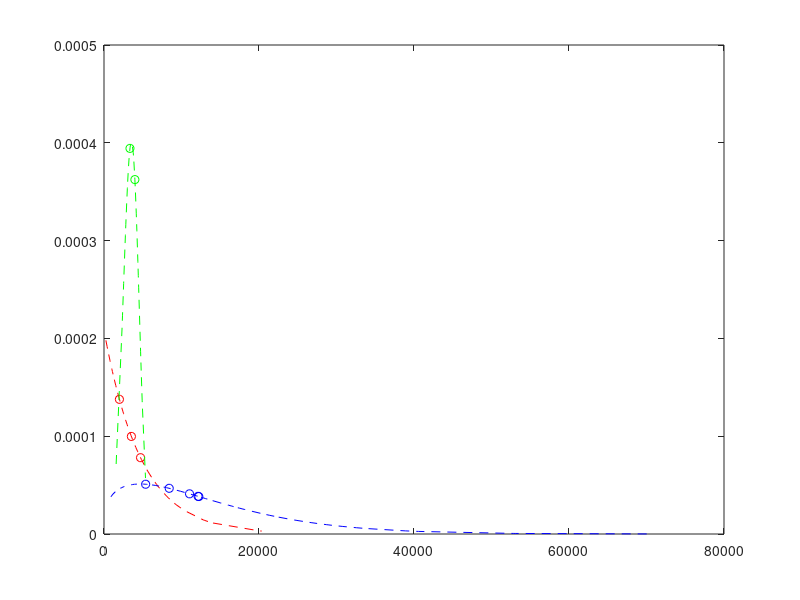

MATLAB code for this plot: (Note: this script raises an error after producing the figure.)
%% Manufacturing Simulator Input Script, V6
%  Varying Machine Fail Times
%
%  Instructions
%  ------------
%
%  Testing different machine fail times, dependent on underlying 
%  fail time probability distributions
%
%  Parts 1-3 go through both Manufacturing Simulators & Visualizations
        %  Part 2 has 10 Steps
%  Parts 4-7 go through risk evaluation of each algorithm
%
%  This script calls on the following functions:
%       FunMfgSimulator_v02.m (which in turn calls on FunMeanFilt_v02.m)
%       FunMakePlots_v02.m
%       randfixedsum.m

%% ============== Part 1: Initialization & Machining Paths ================
% Step 1: Initialization
%clearvars -except Experiment;
clear all; clc; close all

% Step 2: Defining the machining paths
%  We start by defining the setup of the manufacturing system 


%Machines that perform Class A: Drilling operations
ClassAOpMach = [1 2 3]; 
%Machines that perform Class B: Boring operations
ClassBOpMach = [4 5 6 7 8]; 
%Machines that perform Class C: Laser Engraving operations
ClassCOpMach = [9 10];

permA=perms(ClassAOpMach); permA=permA(:,1); permA=unique(permA,'rows');
permB=perms(ClassBOpMach); permB=permB(:,1:2); permB=unique(permB,'rows');
permC=perms(ClassCOpMach); permC=permC(:,1); permC=unique(permC,'rows');

indMatLen=length(permA)*length(permB)*length(permC);
indMat=ones(indMatLen,3).*repmat((1:indMatLen)',1,3);

indMat(:,1)=(rem((indMat(:,1)-1),length(permA)))+1;
indMat(:,2)=(rem((indMat(:,2)-1-indMat(:,1)+1)/length(permA),length(permB)))+1;
mMat=(indMat(:,3)-1-indMat(:,1)+1)/length(permA);
indMat(:,3)=(rem((mMat-indMat(:,2)+1)/length(permB),length(permC)))+1;

permAmat=permA(indMat(:,1));
permBmat=permB(indMat(:,2),:);
permCmat=permC(indMat(:,3));

% Due to the order of machines in a path:
AllPossiblePaths=[permAmat permBmat(:,1) permCmat permBmat(:,2)];

%Select the paths considered by simulation:
NumRows=120;
SelRows=randperm(size(AllPossiblePaths,1),NumRows);
SelUniquePaths=AllPossiblePaths(SelRows,:);

% Now we can create a Unique Paths matrix with:
UniquePaths=mat2cell(SelUniquePaths,ones(1,size(SelUniquePaths,1)),size(SelUniquePaths,2));



%% =============== Part 2: Include Fail Time Probability Distributions  ================
% Example to incorporate probability distributions of machine failure times

% Look for failure times for our 10 machines, with different sets of 
% underlying fail-time probability distributions


% =============================
% Step #1: Initializations

% Total number of available machines
NumNodes = max(horzcat(UniquePaths{:})); 

% Simulation/operation duration is 45 minutes (2700 seconds)
NumParts3=2700;  

% Added value by each 'good' machine
ProdVal3 = 2;

% Subtracted value by each 'bad' machine (post-degradation)
BadLevel3 = -3;

% Acceptable limit of product value
GoodLim=0;


% ============================
% Step #2: Each class of machines (Class A, Class B, Class C) has 
% its own life distribution, by which where the failure times come from

% Class A-operation Machine Distributions:
theta=4800;
y=floor(sort(exprnd(theta*ones(1,length(ClassAOpMach)))));
fy=(1/theta)*exp(-y./theta);
ExpShapes=20;
yShape=floor(sort(exprnd(theta*ones(1,ExpShapes*length(ClassAOpMach))))); % ceil() or floor() is optional
fyShape=(1/theta)*exp(-yShape./theta);


% Class B-operation Machine Distributions:
% 1st Weibull distribution set:
    %Shape parameter, beta, unitless:
zwblB=1.3; 
    %Scale parameter, alpha, in seconds: 
    % close def'n: at what point of time does the curve has the smallest 
    % derivative determines "spread" of the distribution
zwblA=14400; 
z=floor(sort(wblrnd(zwblA,zwblB,[1,length(ClassBOpMach)]))); 
fz=(zwblB/(zwblA^zwblB)).*(z.^(zwblB-1)).*exp(-((z./zwblA).^(zwblB)));
% For a more clear shape of the distribution:
WeibullShapes=20;
zShape=floor(sort(wblrnd(zwblA,zwblB,[1,WeibullShapes*length(ClassBOpMach)]))); 
fzShape=(zwblB/(zwblA^zwblB)).*(zShape.^(zwblB-1)).*exp(-((zShape./zwblA).^(zwblB)));

% Class C-operation Machine Distributions:
% 2nd Weibull distribution set:
%     %Shape parameter, beta, unitless:
xwblB=4; 
    %Scale parameter, alpha, in seconds: 
    % close def'n: at what point of time does the curve has the smallest 
    % derivative determines "spread" of the distribution
xwblA=3800; 
x=floor(sort(wblrnd(xwblA,xwblB,[1,length(ClassCOpMach)]))); 
fx=(xwblB/(xwblA^xwblB)).*(x.^(xwblB-1)).*exp(-((x./xwblA).^(xwblB)));
% For a more clear shape of the distribution:
% WeibullShapes=20;
xShape=floor(sort(wblrnd(xwblA,xwblB,[1,WeibullShapes*length(ClassCOpMach)]))); 
fxShape=(xwblB/(xwblA^xwblB)).*(xShape.^(xwblB-1)).*exp(-((xShape./xwblA).^(xwblB)));


% Plot of the machines by underlying distribution of fail times
figure(22); plot(y,fy,'ro',yShape,fyShape,'r--',...
    z,fz,'bo',zShape,fzShape,'b--',...
    x,fx,'go',xShape,fxShape,'g--')
hold on;
xline(NumParts3);
hold off;
legend('Class A: Exponential Machines','Exponential Shape',...
    'Class B: Weibull-1 Machines','Weibull-1 Shape',...
    'Class C: Weibull-2 Machines','Weibull-2 Shape',...
    'Simulation Cutoff','location','northeast')
title({'Visualizing the failure time distributions',...
    'for different "types" of machines'})



% ============================
% % Alternate Step #2: Use a distribution generator to get failures at different times 
% % for all N machines (nodes)
% 
% % Set A proportion of machines will have a Weibull distribution for their
% % fail times
% setA=0.41;
% 
% % Set B proportion of machines will have an Exponential distribution for their
% % fail times
% setB=0.59;
% 
% % Exponential distribution set:
%     % with known 1 failure per 4800 seconds (one hour, 20 minutes)
% theta=4800;
% y=floor(sort(exprnd(theta*ones(1,ceil(NumNodes*setB))))); % ceil() or floor() is optional
% fy=(1/theta)*exp(-y./theta);
% % For a more clear shape of the distribution:
% ExpShapes=20;
% yShape=floor(sort(exprnd(theta*ones(1,ceil(ExpShapes*NumNodes*setB))))); % ceil() or floor() is optional
% fyShape=(1/theta)*exp(-yShape./theta);


% % Weibull distribution set:
%     %Shape parameter, beta, unitless:
% zwblB=1.3; 
%     %Scale parameter, alpha, in seconds: 
%     % close def'n: at what point of time does the curve has the smallest 
%     % derivative determines "spread" of the distribution
% zwblA=14400; 
% z=floor(sort(wblrnd(zwblA,zwblB,[1,floor(NumNodes*setA)]))); 
% fz=(zwblB/(zwblA^zwblB)).*(z.^(zwblB-1)).*exp(-((z./zwblA).^(zwblB)));
% % For a more clear shape of the distribution:
% WeibullShapes=20;
% zShape=floor(sort(wblrnd(zwblA,zwblB,[1,floor(WeibullShapes*NumNodes*setA)]))); 
% fzShape=(zwblB/(zwblA^zwblB)).*(zShape.^(zwblB-1)).*exp(-((zShape./zwblA).^(zwblB)));


% % Plot of the machines by underlying distribution of fail times
% figure(22); plot(y,fy,'ro',yShape,fyShape,'r--',z,fz,'bo',zShape,fzShape,'b--')
% hold on;
% xline(NumParts3);
% hold off;
% legend('Exponential Machines','Exponential Shape','Weibull Machines','Weibull Shape','Simulation Cutoff','location','northeast')
% title({'Visualizing the failure time distributions','for different "types" of machines'})


% ============================
% Step #3: Not all machines start as brand new machines; some may have been used before
% y has fail times for Exponential Machines
% z has fail times for Weibull Machines
% Let us assume all the Weibull Machines have already been used for 4000 time units:
yUsedShift=200;
zUsedShift=4000;
xUsedShift=400;

y=y-yUsedShift;
z=z-zUsedShift;
x=x-xUsedShift;
allTimesTemp=[y z x];
allTimesTemp(allTimesTemp<1)=randi(200,size(allTimesTemp(allTimesTemp<0)));

y=allTimesTemp(1:length(y));
z=allTimesTemp(1+length(y):length(y)+length(z));
x=allTimesTemp(1+length(y)+length(z):end);


% ============================
% Step #4: If some fail times are outside simulation/operation duration
% (consider 45 minutes or 2700 seconds), drop them

% Vector of all machine failure times, regardless of distribution

AllMachineFailTimes=[y,z,x]; %Order of Class A, Class B, Class C !!!!!!!!!!!!!!!!!!!!!!!!!!
%AllMachineFailTimes=sort([y,z,x]);


% Dropping fail times that do not fall within simulation
DegradeStart3=AllMachineFailTimes(AllMachineFailTimes<=NumParts3);

%Store fail times that happen after the simulation
DegaradePostSim=AllMachineFailTimes(AllMachineFailTimes>NumParts3);



% ============================
% Step #5: Define Set of Bad Machines. 
% Each column is a machine that has gone bad and its 
% degradation start time 
%BadSet3 = sort(randperm(NumNodes,length(DegradeStart3)));
BadSet3 = find(ismember(AllMachineFailTimes,DegradeStart3));
MachineFailureTimes=[BadSet3;DegradeStart3];

% Also defining the set of Machines that didn't go bad during the
% simulated duration of operation
PostSimFailSet=1:length(AllMachineFailTimes);
PostSimFailSet(BadSet3)=[];
MachinePostSimFailTimes=[PostSimFailSet;DegaradePostSim];



% ============================
% Step #6: Differentiate machines based on their distributions (class with
% exponential distribution, class with weibull distribution, and so on)

MachinesFailsInSeq=[sortrows(MachineFailureTimes',2)', sortrows(MachinePostSimFailTimes',2)'];

% Class A: Exponential Machines
ClassAidxFailSeq=ismember(MachinesFailsInSeq(2,:),y);
ClassAMachinesAndFailTimes=[sortrows(MachinesFailsInSeq(:,ClassAidxFailSeq)',1)';ClassAOpMach]; %Last row provides us with original machine ID #s
ClassAidx=zeros(1,NumNodes);
ClassAidx(MachinesFailsInSeq(1,ClassAidxFailSeq))=1;

% Class B: Weibull Type-1 Machines
ClassBidxFailSeq=ismember(MachinesFailsInSeq(2,:),z);
ClassBMachinesAndFailTimes=[sortrows(MachinesFailsInSeq(:,ClassBidxFailSeq)',1)';ClassBOpMach]; %Last row provides us with original machine ID #s
ClassBidx=zeros(1,NumNodes);
ClassBidx(MachinesFailsInSeq(1,ClassBidxFailSeq))=1;

% Class C: Weibull Type-2 Machines
ClassCidxFailSeq=ismember(MachinesFailsInSeq(2,:),x);
ClassCMachinesAndFailTimes=[sortrows(MachinesFailsInSeq(:,ClassCidxFailSeq)',1)';ClassCOpMach]; %Last row provides us with original machine ID #s
ClassCidx=zeros(1,NumNodes);
ClassCidx(MachinesFailsInSeq(1,ClassCidxFailSeq))=1;


% ============================
% Step #7: FMEA-Derived Values for Occurrence, or likelihood of a failure mode:

% h(t) or the hazard function
% Integral of h(t) (cumulative hazard function)
% a(t) or the proportion of hazard function per failure mode
% Beta, the conditional probability that a failure mode will 
            % actually cost that much given the failure mode occurs



tiempo=1:NumParts3;

% Find an instantaneous time-dependent failure 
% each class of machines each have an instantaneous component
% failure rate, e.g. hY(t) and hZ(t), respectively

% Class A-operation Machine, Exponential instantaneous failure rate:
hY=(1/theta).*ones(1,length(tiempo+yUsedShift));
% Class B-operation Machine, Weibull-1 instantaneous failure rate:
hZ=(zwblB/zwblA)*(((tiempo+zUsedShift)./zwblA).^(zwblB-1)); 
% Class C-operation Machine, Weibull-2 instantaneous failure rate:
hX=(xwblB/xwblA)*(((tiempo+xUsedShift)./xwblA).^(xwblB-1)); 


%
% Machines in different sets/classes have different failure rates (known as the hazard 
% function), but different failure modes contribute to it. At any moment, 
% different failure modes make up different ratios of the hazard function.

% Class A-operation Machines (Exponential distribution):
numFailModesClassAy=1;
aY= ones(numFailModesClassAy,length(tiempo));

% Class B-operation Machines (Weibull-1 distribution):
numFailModesClassBz=3;
minaZ=0;
maxaZ=1;
aZ=randfixedsum(numFailModesClassBz,length(tiempo),1,minaZ,maxaZ); %Using a function from Mathworks File Exchange


% Class C-operation Machines (Weibull-2 distribution):
numFailModesClassCx=2;
minaX=0;
maxaX=1;
aX=randfixedsum(numFailModesClassCx,length(tiempo),1,minaX,maxaX); %Using a function from Mathworks File Exchange


% % For machines in Set A (Weibull distribution):
% numFailModesClassBz=3;
% minaZ=0;
% maxaZ=1;
% aZ=randfixedsum(numFailModesClassBz,length(tiempo),1,minaZ,maxaZ); %Using a function from Mathworks File Exchange

% % Likewise for machines in Set B (Exponential distribution):
% numFailModesClassAy=1;
% aY= ones(numFailModesClassAy,length(tiempo));


figure(23);
plot(tiempo,hY,'r--','DisplayName','Class A Machines - Exponential Hazard Function')
ylabel('Instantaneous Failure Rate & Their Ratios');
xlabel('Time');
hold on;
plot(tiempo,hZ,'b--','DisplayName','Class B Machines - Weibull-1 Hazard Function')
hold on;
plot(tiempo,hX,'g--','DisplayName','Class C Machines - Weibull-2 Hazard Function')


for jj=1:numFailModesClassAy
    clr2=jj/numFailModesClassAy;
    plot(tiempo,aY(jj).*hY,'LineStyle',':','Color',[clr2 0 0],'DisplayName',strcat('Class A - Exponential Ratio ', num2str(jj)));
end

for ii=1:numFailModesClassBz
    clr1=ii/numFailModesClassBz;
    plot(tiempo,aZ(ii,:).*hZ,'LineStyle',':','Color',[0 0 clr1],'DisplayName',strcat('Class B - Weibull-1 Ratio ', num2str(ii)));
%     get(legend(gca),); % get legend from current axes.
%    legend(strcat('Weibull Ratio', num2str(ii)))
end

for kk=1:numFailModesClassCx
    clr3=kk/numFailModesClassCx;
    plot(tiempo,aX(kk).*hX,'LineStyle',':','Color',[0 clr3 0],'DisplayName',strcat('Class C - Weibull-2 Ratio ', num2str(kk)));
end


legend('location','east')

hold off



% Beta represents the conditional probability that a failure will result in 
    % identified severities, given that the failure mode actually occurs
BetaY=unifrnd(.5,1,[numFailModesClassAy,1]);
BetaZ=unifrnd(.75,1,[numFailModesClassBz,1]);
BetaX=unifrnd(.6,1,[numFailModesClassCx,1]);
figure(24);
hold on
for jj=1:numFailModesClassAy
    clr2=jj/numFailModesClassAy;
    plot(tiempo,BetaY(jj).*ones(1,length(tiempo)),'LineStyle',':','Color',[clr2 0 0],'DisplayName', ...
        strcat('Beta parameter for Class A - Exponential Failure Mode: ', num2str(jj)));
end
for ii=1:numFailModesClassBz
    clr1=ii/numFailModesClassBz;
    plot(tiempo,BetaZ(ii).*ones(1,length(tiempo)),'LineStyle','-','Color',[0 0 clr1],'DisplayName', ...
        strcat('Beta parameter for Class B - Weibull-1  Failure Mode: ', num2str(ii)));
end
for kk=1:numFailModesClassCx
    clr3=kk/numFailModesClassCx;
    plot(tiempo,BetaX(kk).*ones(1,length(tiempo)),'LineStyle','--','Color',[0 clr3 0],'DisplayName', ...
        strcat('Beta parameter for Class C - Weibull-2 Failure Mode: ', num2str(kk)));
end

legend('location','east')
hold off



tiempoAy=1:NumParts3+yUsedShift;
hYTot=(1/theta).*ones(1,length(tiempoAy));
hYinteg=cumtrapz(hYTot);
hYinteg=hYinteg(yUsedShift+1:NumParts3+yUsedShift);

tiempoBz=1:NumParts3+zUsedShift;
hZTot=(zwblB/zwblA)*(((tiempoBz)./zwblA).^(zwblB-1));
hZinteg=cumtrapz(hZTot);
hZinteg=hZinteg(zUsedShift+1:NumParts3+zUsedShift);

tiempoCx=1:NumParts3+xUsedShift;
hXTot=(xwblB/xwblA)*(((tiempoCx)./xwblA).^(xwblB-1));
hXinteg=cumtrapz(hXTot);
hXinteg=hXinteg(xUsedShift+1:NumParts3+xUsedShift);


% tiempoAy=1:NumParts3+yUsedShift;
% hYTot=(1/theta).*ones(1,length(tiempoAy));
% hYinteg=cumtrapz(hYTot);
% hYinteg=hYinteg(yUsedShift+1:NumParts3+yUsedShift);
% 
% tiempoBz=1:NumParts3+zUsedShift;
% hZTot=(zwblB/zwblA)*(((tiempoBz)./zwblA).^(zwblB-1));
% hZinteg=cumtrapz(hZTot);
% hZinteg=hZinteg(zUsedShift+1:NumParts3+zUsedShift);


figure(25);
plot(tiempo,hYinteg,'r--','DisplayName','Cumulative Class A - Exponential Hazard Function')
title('Instantaneous Failure Rate & Their Ratios');
xlabel('Time');
hold on;
plot(tiempo,hZinteg,'b--','DisplayName','Cumulative Class B - Weibull-1 Hazard Function')
hold on;
plot(tiempo,hXinteg,'b--','DisplayName','Cumulative Class C - Weibull-2 Hazard Function')

hold off;
legend('location','northeast')




% ============================
% Step #8: FMEA-Derived Values for Severity, also known as Costs:


% SEVERITY - Costs of each failure mode may in the future be 
% further divided between: 
    %(cost of failed component) + (cost of down-the-line consequences of failed
    %component) + (cost of down-the-line consequences of the failure mode)

CostsAy=unifrnd(50,200,[numFailModesClassAy,1]); %Class A, Exponential Machines, 1 failure mode
CostsBz=unifrnd(150,600,[numFailModesClassBz,1]); %Class B, Weibull-1 Machines, 3 failure modes
CostsCx=unifrnd(10,100,[numFailModesClassCx,1]); %Class C, Weibull-2 Machines, 2 failure modes

figure(26);
title('Severity');
hold on
for jj=1:numFailModesClassAy
    clr2=jj/numFailModesClassAy;
    plot(tiempo,CostsAy(jj).*ones(1,length(tiempo)),'LineStyle',':','Color',[clr2 0 0],'DisplayName', ...
        strcat('Costs for Class A, Exponential Machine Failure Mode: ', num2str(jj)));
end

for ii=1:numFailModesClassBz
    clr1=ii/numFailModesClassBz;
    plot(tiempo,CostsBz(ii).*ones(1,length(tiempo)),'LineStyle','-','Color',[0 0 clr1],'DisplayName', ...
        strcat('Costs for Class B, Weibull-1 Machine Failure Mode: ', num2str(ii)));
end

for kk=1:numFailModesClassCx
    clr3=kk/numFailModesClassCx;
    plot(tiempo,CostsCx(kk).*ones(1,length(tiempo)),'LineStyle','--','Color',[0 clr3 0],'DisplayName', ...
        strcat('Costs for Class C, Weibull-2 Machine Failure Mode: ', num2str(kk)));
end
legend('location','east')
hold off



% ============================
% Step #9: Calculating Occurrence:

figure(27);
title('Occurrence, as Criticality(Cm)');
hold on
BetaYFun=BetaY.*ones(numFailModesClassAy,length(tiempo)); %1 by 2700
BetaZFun=BetaZ.*ones(numFailModesClassBz,length(tiempo)); %3 by 2700
BetaXFun=BetaX.*ones(numFailModesClassCx,length(tiempo)); %2 by 2700

hYintegFun=repmat(hYinteg,numFailModesClassAy,1);
hZintegFun=repmat(hZinteg,numFailModesClassBz,1);
hXintegFun=repmat(hXinteg,numFailModesClassCx,1);

CriticalityAy = BetaYFun.*aY.*hYintegFun;%Failure Mode Criticalities for Class A, Exponential Machines
CriticalityBz = BetaZFun.*aZ.*hZintegFun;%Failure Mode Criticalities for Class B, Weibull-1 Machines
CriticalityCx = BetaXFun.*aX.*hXintegFun;%Failure Mode Criticalities for Class C, Weibull-2 Machines

for jj=1:numFailModesClassAy
    clr2=jj/numFailModesClassAy;
    plot(tiempo,CriticalityAy(jj,:),'LineStyle',':','Color',[clr2 0 0],'DisplayName', ...
        strcat('Criticality for Class A, Exponential Machine Failure Mode: ', num2str(jj)));
end
for ii=1:numFailModesClassBz
    clr1=ii/numFailModesClassBz;
    plot(tiempo,CriticalityBz(ii,:),'LineStyle','-','Color',[0 0 clr1],'DisplayName', ...
        strcat('Criticality for Class B, Weibull-1 Machine Failure Mode: ', num2str(ii)));
end
for kk=1:numFailModesClassCx
    clr3=kk/numFailModesClassCx;
    plot(tiempo,CriticalityCx(kk,:),'LineStyle','--','Color',[0 clr3 0],'DisplayName', ...
        strcat('Criticality for Class C, Weibull-2 Machine Failure Mode: ', num2str(kk)));
end
legend('location','east')
hold off




% ============================
% Step #10: Calculating Risks:


figure(28);
title('Failre Mode Risks = Severity * Occurrence');
hold on
CostAyFun=CostsAy.*ones(numFailModesClassAy,length(tiempo));
CostBzFun=CostsBz.*ones(numFailModesClassBz,length(tiempo));
CostCxFun=CostsCx.*ones(numFailModesClassCx,length(tiempo));


%Risk of failure modes of a Class A, Exponential Machine
RiskAyFun = CostAyFun.*CriticalityAy;
%Risk of failure modes of a Class B, Weibull-1 Machine
RiskBzFun = CostBzFun.*CriticalityBz;
%Risk of failure modes of a Class C, Weibull-2 Machine
RiskCxFun = CostCxFun.*CriticalityCx;

for jj=1:numFailModesClassAy
    clr2=jj/numFailModesClassAy;
    plot(tiempo,RiskAyFun(jj,:),'LineStyle',':','Color',[clr2 0 0],'DisplayName', ...
        strcat('Inherent Risk for Class A, Exponential Machine Failure Mode: ', num2str(jj)));
end
for ii=1:numFailModesClassBz
    clr1=ii/numFailModesClassBz;
    plot(tiempo,RiskBzFun(ii,:),'LineStyle','-','Color',[0 0 clr1],'DisplayName', ...
        strcat('Inherent Risk for Class B, Weibull-1 Machine Failure Mode: ', num2str(ii)));
end
for kk=1:numFailModesClassCx
    clr3=kk/numFailModesClassCx;
    plot(tiempo,RiskCxFun(kk,:),'LineStyle','--','Color',[0 clr3 0],'DisplayName', ...
        strcat('Inherent Risk for Class C, Weibull-2 Machine Failure Mode: ', num2str(kk)));
end

legend('location','east')
hold off



ComponentRiskAy=sum(RiskAyFun,1);
ComponentRiskBz=sum(RiskBzFun,1);
ComponentRiskCx=sum(RiskCxFun,1);

figure(29);
plot(tiempo,ComponentRiskAy,'LineStyle',':','Color',[1 0 0],'DisplayName', ...
        'Inherent Risk for Class A, Exponential Machines (sum of failure modes)');
title('Inherent Component (Machine) Risk');
hold on;
plot(tiempo,ComponentRiskBz,'LineStyle','-','Color',[0 0 1],'DisplayName', ...
    'Inherent Risk for Class B, Weibull-1 Machines (sum of failure modes)');
hold on;
plot(tiempo,ComponentRiskCx,'LineStyle','--','Color',[0 1 0],'DisplayName', ...
    'Inherent Risk for Class C, Weibull-2 Machines (sum of failure modes)');
legend('location','east')
hold off


figure(30);
SystemRisk=sum(ClassAidx)*ComponentRiskAy + sum(ClassBidx)*ComponentRiskBz + +sum(ClassCidx)*ComponentRiskCx;
plot(tiempo,SystemRisk,'k--');
hold on;
title('Total System Risk (all the machines)');
%legend('location','east')
NodePresence=nan(1,NumNodes);
for ii=1:NumNodes
    NodePresence(1,ii)=length(find(horzcat(UniquePaths{:})==ii));
end
NodePresencePreNorm=NodePresence/max(NodePresence);
NodePresenceNorm=NodePresencePreNorm + (1-mean(NodePresencePreNorm));
%NodePresenceNorm=(NodePresence-min(NodePresence))/(max(NodePresence)-min(NodePresence))

WeightedSystemRisk=sum(NodePresenceNorm.*ClassAidx)*ComponentRiskAy + ...
    sum(NodePresenceNorm.*ClassBidx)*ComponentRiskBz + sum(NodePresenceNorm.*ClassCidx)*ComponentRiskCx;
plot(tiempo,WeightedSystemRisk,'LineStyle',':','Color',[0.25 0.25 0.25]);
legend('System (Scenario) Risk','Weighted System Risk','location','northwest');
hold off;




PathsMap = zeros(length(UniquePaths),NumNodes); 
for upi = 1:length(UniquePaths)
    PathsMap(upi,UniquePaths{upi}) = 1; 
end
PathRisk=zeros(length(UniquePaths),length(SystemRisk));



for kk=1:length(UniquePaths)
    PathSetAy=sum(PathsMap(kk,:).*ClassAidx);
    PathSetBz=sum(PathsMap(kk,:).*ClassBidx);
    PathSetCx=sum(PathsMap(kk,:).*ClassCidx);
    PathRisk(kk,:)=PathSetAy*ComponentRiskAy+PathSetBz*ComponentRiskBz +PathSetCx*ComponentRiskCx ;
end
PathNames = {};


figure(31);
%xline(NumParts3);
hold on
for ppi = 1:length(UniquePaths) %for each of the unique paths 
    plot(tiempo,PathRisk(ppi,:));% +unifrnd(0,10),'.'); 
    PathNames{ppi} = sprintf('Path #%i Risk',ppi);
end
xlabel('Time (s)');
legend(PathNames{:},'location','eastoutside')
hold off


%% =============== Part 3: Simulation & Visualization  ================


load('ExperimentSet.mat');

allExpNums=arrayfun(@(x) x.Input.ExpNum,Experiment);
 % Experiment ID
ExpNum=floor(allExpNums+1);

 % Simulator ID (adds to number of structures in ExperimentSet.mat
SimNum=numel(Experiment)+1;

% Manufacturing System Simulator
[Exp3]=FunMfgSimulator_v02(UniquePaths, NumParts3, ExpNum, ...
     GoodLim, BadSet3, ProdVal3, BadLevel3, DegradeStart3)


% Save to ExperimentSet.mat
    % Experiment(SimNum)=Exp3;
    % save(sprintf('ExperimentSet.mat'),'Experiment')

 % Generate Visualizations for the Simulator
 FunMakePlots_v02(Exp3.Output,3);

%% =============== Part 4: Risk Eval: Genetic Algorithm  ================

confMatGA=Exp3.Output.confMatGA;
%confMatFmM=Exp3.Output.confMatFmM;
GAoutput=Exp3.Output.B3mean;
%Example for Genetic Algorithm:
tpGA=confMatGA(1);
fnGA=confMatGA(2);
fpGA=confMatGA(3);
tnGA=confMatGA(4);
fprGA=fpGA/(tnGA+fpGA);
tprGA=tpGA/(tpGA+fnGA);
fnrGA=1-tprGA;

% For example, we have WeightedSystemRisk(end=2700)=576.
% That is we have a projected risk of 576 at the end of operation/duration
% But if we implement a batch algorithm, we get values for:
        % true positive (tp), false positive (fp), false negative (fn)
% We take actions for tp, fp
% We incur continuing costs for fn
% We do not do anything for tn

% tp: lets say it takes 5 bucks to fix machine A (tpACost), and 10 bucks to
        %fix machine B (tpBCost). The subset of machines that are true
        %positive and of type A is tpACount. Likewise, for machines of type
        %B, there is tpBCount. 
        % tpCostTotal = tpACount*tpACost + tpBCount*tpBCost
% fp: similar but for fp

GoodSet=1:10;
GoodSet(BadSet3)=[];
thresh=0.6; 
tpAy_GA=sum((GAoutput(BadSet3)<=thresh).*ClassAidx(BadSet3));
tpBz_GA=sum((GAoutput(BadSet3)<=thresh).*ClassBidx(BadSet3));
tpCx_GA=sum((GAoutput(BadSet3)<=thresh).*ClassCidx(BadSet3));

fpAy_GA=sum((GAoutput(GoodSet)<=thresh).*ClassAidx(GoodSet));
fpBz_GA=sum((GAoutput(GoodSet)<=thresh).*ClassBidx(GoodSet));
fpCx_GA=sum((GAoutput(GoodSet)<=thresh).*ClassCidx(GoodSet));

fnAy_GA=sum((GAoutput(BadSet3)>thresh).*ClassAidx(BadSet3));
fnBz_GA=sum((GAoutput(BadSet3)>thresh).*ClassBidx(BadSet3));
fnCx_GA=sum((GAoutput(BadSet3)>thresh).*ClassCidx(BadSet3));

tnAy_GA=sum((GAoutput(GoodSet)>thresh).*ClassAidx(GoodSet));
tnBz_GA=sum((GAoutput(GoodSet)>thresh).*ClassBidx(GoodSet));
tnCx_GA=sum((GAoutput(GoodSet)>thresh).*ClassCidx(GoodSet));

% Get the following from domain-level experts
    % For the exponential machines:
CostCheckAy=20;
CostFixAy=100;
CorrMaintAy=(CostCheckAy+CostFixAy)*tpAy_GA;
ContFailAy= fnAy_GA*sum(CostsAy.*mean(aY,2));
UnnecessaryMaintAy=(CostCheckAy)*fpAy_GA;
    % For the weibull-1 machines:
CostCheckBz=10;
CostFixBz=50;
CorrMaintBz=(CostCheckBz+CostFixBz)*tpBz_GA;
ContFailBz= fnBz_GA*sum(CostsBz.*mean(aZ,2));
UnnecessaryMaintBz=(CostCheckBz)*fpBz_GA;
    % For the weibull-2 machines:
CostCheckCx=30;
CostFixCx=30;
CorrMaintCx=(CostCheckCx+CostFixCx)*tpCx_GA;
ContFailCx= fnCx_GA*sum(CostsCx.*mean(aX,2));
UnnecessaryMaintCx=(CostCheckCx)*fpCx_GA;


%PostAlg_RISK_scenario = costTP*tpr + costFN*fnr + costFP*fpr;
GAPostAlg_RISK_scenario = (CorrMaintAy + CorrMaintBz + CorrMaintCx) + ...
                         (ContFailAy + ContFailBz + ContFailCx) + ...
                         (UnnecessaryMaintAy + UnnecessaryMaintBz + UnnecessaryMaintCx)
GANoAlg_RISK_scenario = mean(WeightedSystemRisk(end-20:end)) % avg the last few ones
GAValue_Alg = GANoAlg_RISK_scenario-GAPostAlg_RISK_scenario

% Focusing on false negatives, false positives of an applied algorithm
GAAlgorithmsRisk =(ContFailAy + ContFailBz + ContFailCx) + ...
                         (UnnecessaryMaintAy + UnnecessaryMaintBz + UnnecessaryMaintCx)

%% =============== Part 5: Risk Eval: Optimization Solver  ================

confMatFmM=Exp3.Output.confMatFmM;
FmMoutput=Exp3.Output.B2';
%Example for Genetic Algorithm:
tpFmM=confMatFmM(1);
fnFmM=confMatFmM(2);
fpFmM=confMatFmM(3);
tnFmM=confMatFmM(4);
fprFmM=fpFmM/(tnFmM+fpFmM);
tprFmM=tpFmM/(tpFmM+fnFmM);
fnrFmM=1-tprFmM;

% For example, we have WeightedSystemRisk(end=2700)=576.
% That is we have a projected risk of 576 at the end of operation/duration
% But if we implement a batch algorithm, we get values for:
        % true positive (tp), false positive (fp), false negative (fn)
% We take actions for tp, fp
% We incur continuing costs for fn
% We do not do anything for tn

% tp: lets say it takes 5 bucks to fix machine A (tpACost), and 10 bucks to
        %fix machine B (tpBCost). The subset of machines that are true
        %positive and of type A is tpACount. Likewise, for machines of type
        %B, there is tpBCount. 
        % tpCostTotal = tpACount*tpACost + tpBCount*tpBCost
% fp: similar but for fp

GoodSet=1:10;
GoodSet(BadSet3)=[];
thresh=0.6; 

tpAy_FmM=sum((FmMoutput(BadSet3)<=thresh).*ClassAidx(BadSet3));
tpBz_FmM=sum((FmMoutput(BadSet3)<=thresh).*ClassBidx(BadSet3));
tpCx_FmM=sum((FmMoutput(BadSet3)<=thresh).*ClassCidx(BadSet3));

fpAy_FmM=sum((FmMoutput(GoodSet)<=thresh).*ClassAidx(GoodSet));
fpBz_FmM=sum((FmMoutput(GoodSet)<=thresh).*ClassBidx(GoodSet));
fpCx_FmM=sum((FmMoutput(GoodSet)<=thresh).*ClassCidx(GoodSet));

fnAy_FmM=sum((FmMoutput(BadSet3)>thresh).*ClassAidx(BadSet3));
fnBz_FmM=sum((FmMoutput(BadSet3)>thresh).*ClassBidx(BadSet3));
fnCx_FmM=sum((FmMoutput(BadSet3)>thresh).*ClassCidx(BadSet3));

tnAy_FmM=sum((FmMoutput(GoodSet)>thresh).*ClassAidx(GoodSet));
tnBz_FmM=sum((FmMoutput(GoodSet)>thresh).*ClassBidx(GoodSet));
tnCx_FmM=sum((FmMoutput(GoodSet)>thresh).*ClassCidx(GoodSet));

    % For the exponential machines:
CostCheckAy=20;
CostFixAy=100;
FmMCorrMaintAy=(CostCheckAy+CostFixAy)*tpAy_FmM;
FmMContFailAy= fnAy_FmM*sum(CostsAy.*mean(aY,2));
FmMUnnecessaryMaintAy=(CostCheckAy)*fpAy_FmM;
% Get the following from domain-level experts
    % For the weibull-1 machines:
CostCheckBz=10;
CostFixBz=50;
FmMCorrMaintBz=(CostCheckBz+CostFixBz)*tpBz_FmM;
FmMContFailBz= fnBz_FmM*sum(CostsBz.*mean(aZ,2));
FmMUnnecessaryMaintBz=(CostCheckBz)*fpBz_FmM;
% Get the following from domain-level experts
    % For the weibull-2 machines:
CostCheckCx=30;
CostFixCx=30;
FmMCorrMaintCx=(CostCheckCx+CostFixCx)*tpCx_FmM;
FmMContFailCx= fnCx_FmM*sum(CostsCx.*mean(aX,2));
FmMUnnecessaryMaintCx=(CostCheckCx)*fpCx_FmM;



%PostAlg_RISK_scenario = costTP*tpr + costFN*fnr + costFP*fpr;
FmMPostAlg_RISK_scenario = (FmMCorrMaintAy + FmMCorrMaintBz + FmMCorrMaintCx) + ...
                         (FmMContFailAy + FmMContFailBz + FmMContFailCx) + ...
                         (FmMUnnecessaryMaintAy + FmMUnnecessaryMaintBz + FmMUnnecessaryMaintCx)
FmMNoAlg_RISK_scenario = mean(WeightedSystemRisk(end-10:end)) % avg the last few ones
FmMValue_Alg = FmMNoAlg_RISK_scenario-FmMPostAlg_RISK_scenario

% Focusing on false negatives, false positives of an applied algorithm
FmMAlgorithmsRisk = (FmMContFailAy + FmMContFailBz + FmMContFailCx) + ... 
                         (FmMUnnecessaryMaintAy + FmMUnnecessaryMaintBz + FmMUnnecessaryMaintCx)


%% ==Part 6: Risk Eval for Online Algorithm PQCI (Variable: ProdContNorm)==


PartQuality=Exp3.Output.PartQuality;
PartPath=Exp3.Output.PartPath;
%StartValue=Exp3.Output.PartPath;
StartValue=0; %temporary, until I redo another example where I run 
                % FunMfgSimulator_v02.m all over again.
Win = max(10,floor(NumParts3/100)); %Win=10 in the example with NumParts=500

%Moving Window of:
PWN = nan(Win,NumNodes);%Part Quality With Node
PWON = nan(Win,NumNodes);%Part Qualty Without Node
%Average of Windows
QWithN = nan(NumParts3,NumNodes);%Average Quality With Node
QWithoutN = nan(NumParts3,NumNodes);%Average Quality Without Node

ProdContThresh=-0.1;

ProdCont=nan(NumParts3,NumNodes);
ProdContNorm=nan(NumParts3,NumNodes);
tpProdCont=nan(NumParts3,1);
tnProdCont=nan(NumParts3,1);
fpProdCont=nan(NumParts3,1);
fnProdCont=nan(NumParts3,1);
fprProdCont=nan(NumParts3,1);
tprProdCont=nan(NumParts3,1);
fnrProdCont=nan(NumParts3,1);

tpAy_PC=nan(NumParts3,1);
tpBz_PC=nan(NumParts3,1);
tpCx_PC=nan(NumParts3,1);

fpAy_PC=nan(NumParts3,1);
fpBz_PC=nan(NumParts3,1);
fpCx_PC=nan(NumParts3,1);

fnAy_PC=nan(NumParts3,1);
fnBz_PC=nan(NumParts3,1);
fnCx_PC=nan(NumParts3,1);

tnAy_PC=nan(NumParts3,1);
tnBz_PC=nan(NumParts3,1);
tnCx_PC=nan(NumParts3,1);

PartQualityUB = StartValue+(length(UniquePaths{1})*ProdVal3);
if length(BadSet3)<length(UniquePaths{1})
    PartQualityLB = StartValue + (length(BadSet3)*BadLevel3) + ((length(UniquePaths{1}) - length(BadSet3))*ProdVal3);
else
    PartQualityLB = StartValue+length(UniquePaths{1})*BadLevel3;
end
ProdContRange = PartQualityUB - PartQualityLB;

NodeNames={};
for Ni = 1:NumNodes  
    NodeNames{Ni} = sprintf('Node #%i',Ni);
end

GoodSet=1:10;
GoodSet(BadSet3)=[];

% Get the following from domain-level experts
    % For the exponential machines:
CostCheckAy=20;
CostFixAy=100;
PCCorrMaintAy=nan(NumParts3,1);
PCContFailAy= nan(NumParts3,1);
PCUnnecessaryMaintAy=nan(NumParts3,1);

    % For the weibull-1 machines:
CostCheckBz=10;
CostFixBz=50;
PCCorrMaintBz=nan(NumParts3,1);
PCContFailBz= nan(NumParts3,1);
PCUnnecessaryMaintBz=nan(NumParts3,1);

    % For the weibull-2 machines:
CostCheckCx=30;
CostFixCx=30;
PCCorrMaintCx=nan(NumParts3,1);
PCContFailCx= nan(NumParts3,1);
PCUnnecessaryMaintCx=nan(NumParts3,1);


PCPostAlg_RISK_scenario=nan(NumParts3,1);
PCValue_Alg=nan(NumParts3,1);
PCAlgorithmsRisk=nan(NumParts3,1);


figure(32);
hold on;
for pp = 1:NumParts3
    %Place Part Quality in Appropriate Windowed Bins
    for Ni = 1:NumNodes
        %If Part Passed this Node (machining stage)
        if any(PartPath{pp}==Ni)
            PWN(:,Ni) = [PWN(2:end,Ni); PartQuality(pp)]; %moving window, row is the window of (10) products and column is each machine/node
        else
            %If Part Did Not Pass Through This Node
            PWON(:,Ni) = [PWON(2:end,Ni); PartQuality(pp)];
        end
    end
    QWithN(pp,:)   = nanmean(PWN);  %Average of each PWN column; each column characterizes a machine/node
    QWithoutN(pp,:)= nanmean(PWON); %Average of each PWON column; each column characterizes a machine/node
    ProdCont(pp,:)=QWithN(pp,:)-QWithoutN(pp,:);
    ProdContNorm(pp,:)=ProdCont(pp,:)/abs(ProdContRange);
    %plot(1:pp,ProdContNorm(1:pp,:))
    %pause(2);
    %clf;


    tpProdCont(pp)=sum(ProdContNorm(pp,BadSet3)<=ProdContThresh);
    fpProdCont(pp)=sum(ProdContNorm(pp,GoodSet)<=ProdContThresh);
    fnProdCont(pp)=sum(ProdContNorm(pp,BadSet3)>ProdContThresh);
    tnProdCont(pp)=sum(ProdContNorm(pp,GoodSet)>ProdContThresh);

    fprProdCont(pp)=fpProdCont(pp)/(tnProdCont(pp)+fpProdCont(pp));
    tprProdCont(pp)=tpProdCont(pp)/(tpProdCont(pp)+fnProdCont(pp));
    fnrProdCont(pp)=1-tprProdCont(pp);
    
    tpAy_PC(pp)=sum((ProdContNorm(pp,BadSet3)<=ProdContThresh).*ClassAidx(BadSet3));
    tpBz_PC(pp)=sum((ProdContNorm(pp,BadSet3)<=ProdContThresh).*ClassBidx(BadSet3));
    tpCx_PC(pp)=sum((ProdContNorm(pp,BadSet3)<=ProdContThresh).*ClassCidx(BadSet3));
    
    fpAy_PC(pp)=sum((ProdContNorm(pp,GoodSet)<=ProdContThresh).*ClassAidx(GoodSet));
    fpBz_PC(pp)=sum((ProdContNorm(pp,GoodSet)<=ProdContThresh).*ClassBidx(GoodSet));
    fpCx_PC(pp)=sum((ProdContNorm(pp,GoodSet)<=ProdContThresh).*ClassCidx(GoodSet));

    fnAy_PC(pp)=sum((ProdContNorm(pp,BadSet3)>ProdContThresh).*ClassAidx(BadSet3));
    fnBz_PC(pp)=sum((ProdContNorm(pp,BadSet3)>ProdContThresh).*ClassBidx(BadSet3));
    fnCx_PC(pp)=sum((ProdContNorm(pp,BadSet3)>ProdContThresh).*ClassCidx(BadSet3));

    tnAy_PC(pp)=sum((ProdContNorm(pp,GoodSet)>ProdContThresh).*ClassAidx(GoodSet));
    tnBz_PC(pp)=sum((ProdContNorm(pp,GoodSet)>ProdContThresh).*ClassBidx(GoodSet));
    tnCx_PC(pp)=sum((ProdContNorm(pp,GoodSet)>ProdContThresh).*ClassCidx(GoodSet));
    

    
            % For the exponential machines:
    PCCorrMaintAy(pp)=(CostCheckAy+CostFixAy)*tpAy_PC(pp);
    PCContFailAy(pp)= fnAy_PC(pp)*sum(CostsAy.*mean(aY,2));
    PCUnnecessaryMaintAy(pp)=(CostCheckAy)*fpAy_PC(pp);
            % For the weibull-1 machines:
    PCCorrMaintBz(pp)=(CostCheckBz+CostFixBz)*tpBz_PC(pp);
    PCContFailBz(pp)= fnBz_PC(pp)*sum(CostsBz.*mean(aZ,2));
    PCUnnecessaryMaintBz(pp)=(CostCheckBz)*fpBz_PC(pp);
            % For the weibull-2 machines:
    PCCorrMaintCx(pp)=(CostCheckCx+CostFixCx)*tpCx_PC(pp);
    PCContFailCx(pp)= fnCx_PC(pp)*sum(CostsCx.*mean(aX,2));
    PCUnnecessaryMaintCx(pp)=(CostCheckCx)*fpCx_PC(pp);

   
    %PostAlg_RISK_scenario = costTP*tpr + costFN*fnr + costFP*fpr;
    PCPostAlg_RISK_scenario(pp) = (PCCorrMaintAy(pp) + PCCorrMaintBz(pp) + PCCorrMaintCx(pp)) + ...
                             (PCContFailAy(pp) + PCContFailBz(pp) + PCContFailCx(pp)) + ...
                             (PCUnnecessaryMaintAy(pp) + PCUnnecessaryMaintBz(pp) + PCUnnecessaryMaintCx(pp));
    PCNoAlg_RISK_scenario = WeightedSystemRisk(pp); % inherent system risk
    PCValue_Alg(pp) = PCNoAlg_RISK_scenario-PCPostAlg_RISK_scenario(pp);

    % Focusing on false negatives, false positives of an applied algorithm
    PCAlgorithmsRisk(pp) =(PCContFailAy(pp) + PCContFailBz(pp) + PCContFailCx(pp)) + ...
                             (PCUnnecessaryMaintAy(pp) + PCUnnecessaryMaintBz(pp) + PCUnnecessaryMaintCx(pp));
end
% PQCI=ProdContNorm;

plot(1:pp,ProdContNorm(1:pp,:))
yline(ProdContThresh);
xlabel('Time (s)');
title({
    ['PQCI Values of Each Machine,' ] 
    ['Against the Threshold'] 
    });

legend(NodeNames{:},'Threshold','location','eastoutside');
hold off;

confVec=[tpAy_PC, tpBz_PC, tpCx_PC, ...
    fpAy_PC, fpBz_PC, fpCx_PC,...
    fnAy_PC, fnBz_PC, fnCx_PC,...
    tnAy_PC, tnBz_PC, tnCx_PC];

figure(33);
hold on;
plot(1:pp,confVec(1:pp,:))
legend('tp A','tp B','tp C',...
    'fp A', 'fp B','fp C',...
    'fn A', 'fn B', 'fn C',...
    'tn A', 'tn B','tn C', 'location','eastoutside')
hold off;

RiskValMat=[WeightedSystemRisk', PCPostAlg_RISK_scenario, PCValue_Alg, PCAlgorithmsRisk];
figure(34);
hold on;
plot(1:pp,RiskValMat(1:pp,:));
legend('Inherent System Risk','Post Algorithm Application','Value of Applied Algorithm',...
    'Algorithmic Risk Perspective (fp, fn)','location','eastoutside');
hold off;

%% Part 7: Risk Eval for Online Algorithm EPPCI (Variable: AddBadValueNorm)

PartQuality=Exp3.Output.PartQuality;
PartPathi=Exp3.Output.PartPathi;
PartPath=Exp3.Output.PartPath;

LagStore = 10;
NumPaths = length(UniquePaths); 
PathQuality = nan(LagStore,NumPaths); 
PathPerformance  = nan(NumParts3,NumNodes);
AddBadValueRange=PartQualityUB - PartQualityLB;
PathsMap = zeros(length(UniquePaths),NumNodes); 
for upi = 1:length(UniquePaths)
    PathsMap(upi,UniquePaths{upi}) = 1; 
end

Win = max(10,floor(NumParts3/100)); %Win=10 in the example with NumParts=500
PWN = nan(Win,NumNodes);%Part Quality With Node

AddBadValue=nan(NumParts3,NumNodes);
AddBadValueNorm=nan(NumParts3,NumNodes);
BadValueLikelihoodThresh= -0.1;

tpABV=nan(NumParts3,1);
tnABV=nan(NumParts3,1);
fpABV=nan(NumParts3,1);
fnABV=nan(NumParts3,1);

fprABV=nan(NumParts3,1);
tprABV=nan(NumParts3,1);
fnrABV=nan(NumParts3,1);

tpAy_ABV=nan(NumParts3,1);
tpBz_ABV=nan(NumParts3,1);
tpCx_ABV=nan(NumParts3,1);

fpAy_ABV=nan(NumParts3,1);
fpBz_ABV=nan(NumParts3,1);
fpCx_ABV=nan(NumParts3,1);

fnAy_ABV=nan(NumParts3,1);
fnBz_ABV=nan(NumParts3,1);
fnCx_ABV=nan(NumParts3,1);

tnAy_ABV=nan(NumParts3,1);
tnBz_ABV=nan(NumParts3,1);
tnCx_ABV=nan(NumParts3,1);


NodeNames={};
for Ni = 1:NumNodes  
    NodeNames{Ni} = sprintf('Node #%i',Ni);
end

GoodSet=1:10;
GoodSet(BadSet3)=[];

% Get the following from domain-level experts
    % For the exponential machines:
CostCheckAy=20;
CostFixAy=100;
ABVCorrMaintAy=nan(NumParts3,1);
ABVContFailAy= nan(NumParts3,1);
ABVUnnecessaryMaintAy=nan(NumParts3,1);
    % For the weibull-1 machines:
CostCheckBz=10;
CostFixBz=50;
ABVCorrMaintBz=nan(NumParts3,1);
ABVContFailBz= nan(NumParts3,1);
ABVUnnecessaryMaintBz=nan(NumParts3,1);
    % For the weibull-2 machines:
CostCheckCx=30;
CostFixCx=30;
ABVCorrMaintCx=nan(NumParts3,1);
ABVContFailCx= nan(NumParts3,1);
ABVUnnecessaryMaintCx=nan(NumParts3,1);


ABVPostAlg_RISK_scenario=nan(NumParts3,1);
ABVValue_Alg=nan(NumParts3,1);
ABVAlgorithmsRisk=nan(NumParts3,1);


figure(35);
hold on;
for pp = 1:NumParts3
    %Log Part Quality By the Part's Unique Path
    PathQuality(:,PartPathi(pp)) = ...
            [PathQuality(2:end,PartPathi(pp)); PartQuality(pp)];
    %Max Performance the Node Produces
    PathPerfPreprocess=diag(nanmean(PathQuality))*PathsMap;
    ind=PathPerfPreprocess==0;
    PathPerfPreprocess(ind)=nan;
    %Max Part Quality each machine produces when it is in use (in paths):
    PathPerformance(pp,:) = max(PathPerfPreprocess);
    for Ni = 1:NumNodes
        %If Part Passed this Node (machining stage)
        if any(PartPath{pp}==Ni)
            PWN(:,Ni) = [PWN(2:end,Ni); PartQuality(pp)]; %moving window, row is the window of (10) products and column is each machine/node
        end
    end

    AddBadValue(pp,:)=(PathPerformance(pp,:)+nanmean(PWN))/2;
    AddBadValueOffset=AddBadValue(pp,:)-mean(AddBadValue(pp,:));
    AddBadValueNorm(pp,:)=AddBadValueOffset/abs(AddBadValueRange);

    tpABV(pp)=sum(AddBadValueNorm(pp,BadSet3)<=BadValueLikelihoodThresh);
    fpABV(pp)=sum(AddBadValueNorm(pp,GoodSet)<=BadValueLikelihoodThresh);
    fnABV(pp)=sum(AddBadValueNorm(pp,BadSet3)>BadValueLikelihoodThresh);
    tnABV(pp)=sum(AddBadValueNorm(pp,GoodSet)>BadValueLikelihoodThresh);

    fprABV(pp)=fpABV(pp)/(tnABV(pp)+fpABV(pp));
    tprABV(pp)=tpABV(pp)/(tpABV(pp)+fnABV(pp));
    fnrABV(pp)=1-tprABV(pp);
    
    
    tpAy_ABV(pp)=sum((AddBadValueNorm(pp,BadSet3)<=BadValueLikelihoodThresh).*ClassAidx(BadSet3));
    tpBz_ABV(pp)=sum((AddBadValueNorm(pp,BadSet3)<=BadValueLikelihoodThresh).*ClassBidx(BadSet3));
    tpCx_ABV(pp)=sum((AddBadValueNorm(pp,BadSet3)<=BadValueLikelihoodThresh).*ClassCidx(BadSet3));
    
    fpAy_ABV(pp)=sum((AddBadValueNorm(pp,GoodSet)<=BadValueLikelihoodThresh).*ClassAidx(GoodSet));
    fpBz_ABV(pp)=sum((AddBadValueNorm(pp,GoodSet)<=BadValueLikelihoodThresh).*ClassBidx(GoodSet));
    fpCx_ABV(pp)=sum((AddBadValueNorm(pp,GoodSet)<=BadValueLikelihoodThresh).*ClassCidx(GoodSet));
  
    fnAy_ABV(pp)=sum((AddBadValueNorm(pp,BadSet3)>BadValueLikelihoodThresh).*ClassAidx(BadSet3));
    fnBz_ABV(pp)=sum((AddBadValueNorm(pp,BadSet3)>BadValueLikelihoodThresh).*ClassBidx(BadSet3));
    fnCx_ABV(pp)=sum((AddBadValueNorm(pp,BadSet3)>BadValueLikelihoodThresh).*ClassCidx(BadSet3));

    tnAy_ABV(pp)=sum((AddBadValueNorm(pp,GoodSet)>BadValueLikelihoodThresh).*ClassAidx(GoodSet));
    tnBz_ABV(pp)=sum((AddBadValueNorm(pp,GoodSet)>BadValueLikelihoodThresh).*ClassBidx(GoodSet));
    tnCx_ABV(pp)=sum((AddBadValueNorm(pp,GoodSet)>BadValueLikelihoodThresh).*ClassCidx(GoodSet));

    
            % For the exponential machines:
    ABVCorrMaintAy(pp)=(CostCheckAy+CostFixAy)*tpAy_ABV(pp);
    ABVContFailAy(pp)= fnAy_ABV(pp)*sum(CostsAy.*mean(aY,2));
    ABVUnnecessaryMaintAy(pp)=(CostCheckAy)*fpAy_ABV(pp);

                % For the weibull-1 machines:
    ABVCorrMaintBz(pp)=(CostCheckBz+CostFixBz)*tpBz_ABV(pp);
    ABVContFailBz(pp)= fnBz_ABV(pp)*sum(CostsBz.*mean(aZ,2));
    ABVUnnecessaryMaintBz(pp)=(CostCheckBz)*fpBz_ABV(pp);
    
                % For the weibull-2 machines:
    ABVCorrMaintCx(pp)=(CostCheckCx+CostFixCx)*tpCx_ABV(pp);
    ABVContFailCx(pp)= fnCx_ABV(pp)*sum(CostsCx.*mean(aX,2));
    ABVUnnecessaryMaintCx(pp)=(CostCheckCx)*fpCx_ABV(pp);

    %PostAlg_RISK_scenario = costTP*tpr + costFN*fnr + costFP*fpr;
    ABVPostAlg_RISK_scenario(pp) = (ABVCorrMaintAy(pp) + ABVCorrMaintBz(pp) + ABVCorrMaintCx(pp)) + ...
                             (ABVContFailAy(pp) + ABVContFailBz(pp) + ABVContFailCx(pp)) + ...
                             (ABVUnnecessaryMaintAy(pp) + ABVUnnecessaryMaintBz(pp) + ABVUnnecessaryMaintCx(pp));
    ABVNoAlg_RISK_scenario = WeightedSystemRisk(pp); % inherent system risk
    ABVValue_Alg(pp) = ABVNoAlg_RISK_scenario-ABVPostAlg_RISK_scenario(pp);

    % Focusing on false negatives, false positives of an applied algorithm
    ABVAlgorithmsRisk(pp) =(ABVContFailAy(pp) + ABVContFailBz(pp) + + ABVContFailCx(pp)) + ...
                             (ABVUnnecessaryMaintAy(pp) + ABVUnnecessaryMaintBz(pp) + ABVUnnecessaryMaintCx(pp));
end 
% EPPCI=AddBadValueNorm;

plot(1:pp,AddBadValueNorm(1:pp,:))
yline(BadValueLikelihoodThresh);
xlabel('Time (s)');
title({
    ['EPPCI Values of Each Machine,' ] 
    ['Against the Threshold'] 
    });

legend(NodeNames{:},'Threshold','location','eastoutside');
hold off;

confVecABV=[tpAy_ABV, tpBz_ABV, tpCx_ABV,...
    fpAy_ABV, fpBz_ABV, fpCx_ABV,...
    fnAy_ABV,fnBz_ABV, fnCx_ABV,...
    tnAy_ABV, tnBz_ABV, tnCx_ABV];

figure(36);
hold on;
plot(1:pp,confVecABV(1:pp,:))
legend('tp A','tp B','tp C',...
    'fp A', 'fp B','fp C',...
    'fn A', 'fn B','fn C', ...
    'tn A', 'tn B', 'tn C', 'location','eastoutside')
hold off;

RiskValMatABV=[WeightedSystemRisk', ABVPostAlg_RISK_scenario, ABVValue_Alg, ABVAlgorithmsRisk];
figure(37);
hold on;
plot(1:pp,RiskValMatABV(1:pp,:));
legend('Inherent System Risk','Post Algorithm Application',...
    'Value of Applied EPPCI Algorithm','Algorithmic Risk Perspective (fp, fn)','location','eastoutside');
hold off;



